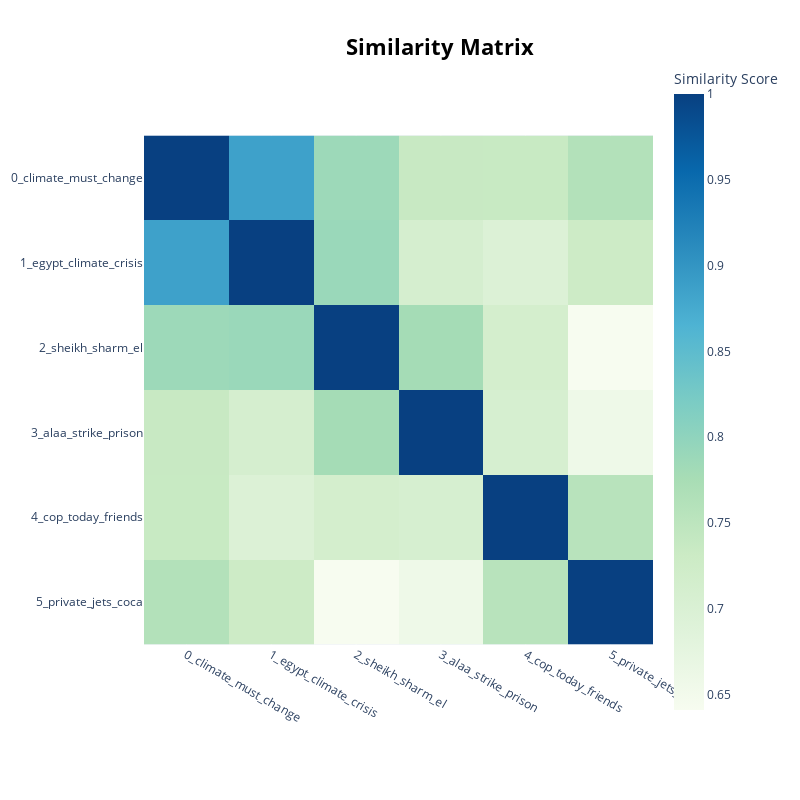

Notebook source saved alongside this figure:
### Code cell
topic_model.visualize_heatmap()

### Figure 1 — Plotly figure (JSON) as saved in the notebook; plotly's stock layout.template omitted (floating-point values rounded to 4 significant figures)
{"data": [{"coloraxis": "coloraxis", "hovertemplate": "x: %{x}<br>y: %{y}<br>Similarity Score: %{z}<extra></extra>", "name": "0", "type": "heatmap", "x": ["0_climate_must_change", "1_egypt_climate_crisis", "2_sheikh_sharm_el", "3_alaa_strike_prison", "4_cop_today_friends", "5_private_jets_coca"], "xaxis": "x", "y": ["0_climate_must_change", "1_egypt_climate_crisis", "2_sheikh_sharm_el", "3_alaa_strike_prison", "4_cop_today_friends", "5_private_jets_coca"], "yaxis": "y", "z": [[1.0, 0.8855, 0.7862, 0.7361, 0.7353, 0.7617], [0.8855, 1, 0.7891, 0.7113, 0.6952, 0.7285], [0.7862, 0.7891, 1.0, 0.7782, 0.7134, 0.6409], [0.7361, 0.7113, 0.7782, 1.0, 0.7091, 0.6581], [0.7353, 0.6952, 0.7134, 0.7091, 1.0, 0.7562], [0.7617, 0.7285, 0.6409, 0.6581, 0.7562, 1]]}], "layout": {"coloraxis": {"colorbar": {"title": {"text": "Similarity Score"}}, "colorscale": [[0, "rgb(247,252,240)"], [0.125, "rgb(224,243,219)"], [0.25, "rgb(204,235,197)"], [0.375, "rgb(168,221,181)"], [0.5, "rgb(123,204,196)"], [0.625, "rgb(78,179,211)"], [0.75, "rgb(43,140,190)"], [0.875, "rgb(8,104,172)"], [1, "rgb(8,64,129)"]]}, "height": 800, "hoverlabel": {"bgcolor": "white", "font": {"family": "Rockwell", "size": 16}}, "legend": {"title": {"text": "Trend"}}, "margin": {"t": 60}, "showlegend": true, "title": {"font": {"color": "Black", "size": 22}, "text": "<b>Similarity Matrix", "x": 0.55, "xanchor": "center", "y": 0.95, "yanchor": "top"}, "width": 800, "xaxis": {"anchor": "y", "constrain": "domain", "domain": [0, 1], "scaleanchor": "y"}, "yaxis": {"anchor": "x", "autorange": "reversed", "constrain": "domain", "domain": [0, 1]}}}
